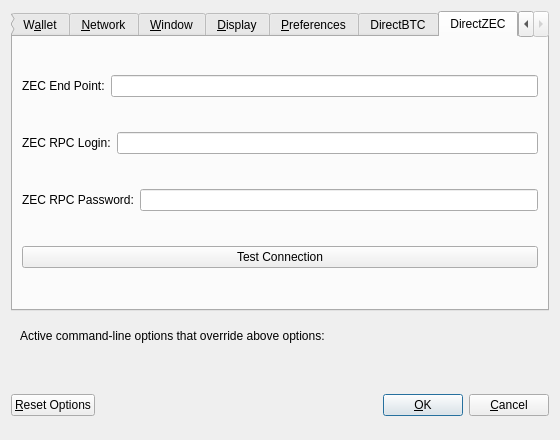
<?xml version="1.0" encoding="UTF-8"?>
<ui version="4.0">
 <class>OptionsDialog</class>
 <widget class="QDialog" name="OptionsDialog">
  <property name="geometry">
   <rect>
    <x>0</x>
    <y>0</y>
    <width>560</width>
    <height>440</height>
   </rect>
  </property>
  <property name="windowTitle">
   <string>Options</string>
  </property>
  <property name="modal">
   <bool>true</bool>
  </property>
  <layout class="QVBoxLayout" name="verticalLayout">
   <item>
    <widget class="QTabWidget" name="tabWidget">
     <property name="currentIndex">
      <number>7</number>
     </property>
     <widget class="QWidget" name="tabMain">
      <attribute name="title">
       <string>&amp;Main</string>
      </attribute>
      <layout class="QVBoxLayout" name="verticalLayout_Main">
       <item>
        <widget class="QCheckBox" name="syscoinAtStartup">
         <property name="toolTip">
          <string>Automatically start Syscoin Core after logging in to the system.</string>
         </property>
         <property name="text">
          <string>&amp;Start Syscoin Core on system login</string>
         </property>
        </widget>
       </item>
       <item>
        <layout class="QHBoxLayout" name="horizontalLayout_2_Main">
         <item>
          <widget class="QLabel" name="databaseCacheLabel">
           <property name="text">
            <string>Size of &amp;database cache</string>
           </property>
           <property name="textFormat">
            <enum>Qt::PlainText</enum>
           </property>
           <property name="buddy">
            <cstring>databaseCache</cstring>
           </property>
          </widget>
         </item>
         <item>
          <widget class="QSpinBox" name="databaseCache"/>
         </item>
         <item>
          <widget class="QLabel" name="databaseCacheUnitLabel">
           <property name="text">
            <string>MB</string>
           </property>
           <property name="textFormat">
            <enum>Qt::PlainText</enum>
           </property>
          </widget>
         </item>
         <item>
          <spacer name="horizontalSpacer_2_Main">
           <property name="orientation">
            <enum>Qt::Horizontal</enum>
           </property>
           <property name="sizeHint" stdset="0">
            <size>
             <width>40</width>
             <height>20</height>
            </size>
           </property>
          </spacer>
         </item>
        </layout>
       </item>
       <item>
        <layout class="QHBoxLayout" name="horizontalLayout_3_Main">
         <item>
          <widget class="QLabel" name="threadsScriptVerifLabel">
           <property name="text">
            <string>Number of script &amp;verification threads</string>
           </property>
           <property name="textFormat">
            <enum>Qt::PlainText</enum>
           </property>
           <property name="buddy">
            <cstring>threadsScriptVerif</cstring>
           </property>
          </widget>
         </item>
         <item>
          <widget class="QSpinBox" name="threadsScriptVerif">
           <property name="toolTip">
            <string>(0 = auto, &lt;0 = leave that many cores free)</string>
           </property>
          </widget>
         </item>
         <item>
          <spacer name="horizontalSpacer_3_Main">
           <property name="orientation">
            <enum>Qt::Horizontal</enum>
           </property>
           <property name="sizeHint" stdset="0">
            <size>
             <width>40</width>
             <height>20</height>
            </size>
           </property>
          </spacer>
         </item>
        </layout>
       </item>
       <item>
        <spacer name="verticalSpacer_Main">
         <property name="orientation">
          <enum>Qt::Vertical</enum>
         </property>
         <property name="sizeHint" stdset="0">
          <size>
           <width>20</width>
           <height>40</height>
          </size>
         </property>
        </spacer>
       </item>
      </layout>
     </widget>
     <widget class="QWidget" name="tabWallet">
      <attribute name="title">
       <string>W&amp;allet</string>
      </attribute>
      <layout class="QVBoxLayout" name="verticalLayout_Wallet">
       <item>
        <widget class="QGroupBox" name="groupBox">
         <property name="title">
          <string>Expert</string>
         </property>
         <layout class="QVBoxLayout" name="verticalLayout_2">
          <item>
           <widget class="QCheckBox" name="coinControlFeatures">
            <property name="toolTip">
             <string>Whether to show coin control features or not.</string>
            </property>
            <property name="text">
             <string>Enable coin &amp;control features</string>
            </property>
           </widget>
          </item>
          <item>
           <widget class="QCheckBox" name="spendZeroConfChange">
            <property name="toolTip">
             <string>If you disable the spending of unconfirmed change, the change from a transaction cannot be used until that transaction has at least one confirmation. This also affects how your balance is computed.</string>
            </property>
            <property name="text">
             <string>&amp;Spend unconfirmed change</string>
            </property>
           </widget>
          </item>
         </layout>
        </widget>
       </item>
       <item>
        <spacer name="verticalSpacer_Wallet">
         <property name="orientation">
          <enum>Qt::Vertical</enum>
         </property>
         <property name="sizeHint" stdset="0">
          <size>
           <width>20</width>
           <height>40</height>
          </size>
         </property>
        </spacer>
       </item>
      </layout>
     </widget>
     <widget class="QWidget" name="tabNetwork">
      <attribute name="title">
       <string>&amp;Network</string>
      </attribute>
      <layout class="QVBoxLayout" name="verticalLayout_Network">
       <item>
        <widget class="QCheckBox" name="mapPortUpnp">
         <property name="toolTip">
          <string>Automatically open the Syscoin client port on the router. This only works when your router supports UPnP and it is enabled.</string>
         </property>
         <property name="text">
          <string>Map port using &amp;UPnP</string>
         </property>
        </widget>
       </item>
       <item>
        <widget class="QCheckBox" name="allowIncoming">
         <property name="toolTip">
          <string>Accept connections from outside</string>
         </property>
         <property name="text">
          <string>Allow incoming connections</string>
         </property>
        </widget>
       </item>
       <item>
        <widget class="QCheckBox" name="connectSocks">
         <property name="toolTip">
          <string>Connect to the Syscoin network through a SOCKS5 proxy.</string>
         </property>
         <property name="text">
          <string>&amp;Connect through SOCKS5 proxy (default proxy):</string>
         </property>
        </widget>
       </item>
       <item>
        <layout class="QHBoxLayout" name="horizontalLayout_1_Network">
         <item>
          <widget class="QLabel" name="proxyIpLabel">
           <property name="text">
            <string>Proxy &amp;IP:</string>
           </property>
           <property name="textFormat">
            <enum>Qt::PlainText</enum>
           </property>
           <property name="buddy">
            <cstring>proxyIp</cstring>
           </property>
          </widget>
         </item>
         <item>
          <widget class="QValidatedLineEdit" name="proxyIp">
           <property name="minimumSize">
            <size>
             <width>140</width>
             <height>0</height>
            </size>
           </property>
           <property name="maximumSize">
            <size>
             <width>140</width>
             <height>16777215</height>
            </size>
           </property>
           <property name="toolTip">
            <string>IP address of the proxy (e.g. IPv4: 127.0.0.1 / IPv6: ::1)</string>
           </property>
          </widget>
         </item>
         <item>
          <widget class="QLabel" name="proxyPortLabel">
           <property name="text">
            <string>&amp;Port:</string>
           </property>
           <property name="textFormat">
            <enum>Qt::PlainText</enum>
           </property>
           <property name="buddy">
            <cstring>proxyPort</cstring>
           </property>
          </widget>
         </item>
         <item>
          <widget class="QLineEdit" name="proxyPort">
           <property name="minimumSize">
            <size>
             <width>55</width>
             <height>0</height>
            </size>
           </property>
           <property name="maximumSize">
            <size>
             <width>55</width>
             <height>16777215</height>
            </size>
           </property>
           <property name="toolTip">
            <string>Port of the proxy (e.g. 9050)</string>
           </property>
          </widget>
         </item>
         <item>
          <spacer name="horizontalSpacer_1_Network">
           <property name="orientation">
            <enum>Qt::Horizontal</enum>
           </property>
           <property name="sizeHint" stdset="0">
            <size>
             <width>40</width>
             <height>20</height>
            </size>
           </property>
          </spacer>
         </item>
        </layout>
       </item>
       <item>
        <layout class="QHBoxLayout" name="horizontalLayout_2_Network">
         <item>
          <widget class="QLabel" name="proxyActiveNets">
           <property name="text">
            <string>Used for reaching peers via:</string>
           </property>
           <property name="textFormat">
            <enum>Qt::PlainText</enum>
           </property>
          </widget>
         </item>
         <item>
          <widget class="QCheckBox" name="proxyReachIPv4">
           <property name="enabled">
            <bool>false</bool>
           </property>
           <property name="toolTip">
            <string>Shows, if the supplied default SOCKS5 proxy is used to reach peers via this network type.</string>
           </property>
           <property name="text">
            <string/>
           </property>
          </widget>
         </item>
         <item>
          <widget class="QLabel" name="proxyReachIPv4Label">
           <property name="text">
            <string>IPv4</string>
           </property>
           <property name="textFormat">
            <enum>Qt::PlainText</enum>
           </property>
          </widget>
         </item>
         <item>
          <widget class="QCheckBox" name="proxyReachIPv6">
           <property name="enabled">
            <bool>false</bool>
           </property>
           <property name="toolTip">
            <string>Shows, if the supplied default SOCKS5 proxy is used to reach peers via this network type.</string>
           </property>
           <property name="text">
            <string/>
           </property>
          </widget>
         </item>
         <item>
          <widget class="QLabel" name="proxyReachIPv6Label">
           <property name="text">
            <string>IPv6</string>
           </property>
           <property name="textFormat">
            <enum>Qt::PlainText</enum>
           </property>
          </widget>
         </item>
         <item>
          <widget class="QCheckBox" name="proxyReachTor">
           <property name="enabled">
            <bool>false</bool>
           </property>
           <property name="toolTip">
            <string>Shows, if the supplied default SOCKS5 proxy is used to reach peers via this network type.</string>
           </property>
           <property name="text">
            <string/>
           </property>
          </widget>
         </item>
         <item>
          <widget class="QLabel" name="proxyReachTorLabel">
           <property name="text">
            <string>Tor</string>
           </property>
           <property name="textFormat">
            <enum>Qt::PlainText</enum>
           </property>
          </widget>
         </item>
         <item>
          <spacer name="horizontalSpacer_2_Network">
           <property name="orientation">
            <enum>Qt::Horizontal</enum>
           </property>
           <property name="sizeHint" stdset="0">
            <size>
             <width>40</width>
             <height>20</height>
            </size>
           </property>
          </spacer>
         </item>
        </layout>
       </item>
       <item>
        <widget class="QCheckBox" name="connectSocksTor">
         <property name="toolTip">
          <string>Connect to the Syscoin network through a separate SOCKS5 proxy for Tor hidden services.</string>
         </property>
         <property name="text">
          <string>Use separate SOCKS5 proxy to reach peers via Tor hidden services:</string>
         </property>
        </widget>
       </item>
       <item>
        <layout class="QHBoxLayout" name="horizontalLayout_3_Network">
         <item>
          <widget class="QLabel" name="proxyIpTorLabel">
           <property name="text">
            <string>Proxy &amp;IP:</string>
           </property>
           <property name="textFormat">
            <enum>Qt::PlainText</enum>
           </property>
           <property name="buddy">
            <cstring>proxyIpTor</cstring>
           </property>
          </widget>
         </item>
         <item>
          <widget class="QValidatedLineEdit" name="proxyIpTor">
           <property name="minimumSize">
            <size>
             <width>140</width>
             <height>0</height>
            </size>
           </property>
           <property name="maximumSize">
            <size>
             <width>140</width>
             <height>16777215</height>
            </size>
           </property>
           <property name="toolTip">
            <string>IP address of the proxy (e.g. IPv4: 127.0.0.1 / IPv6: ::1)</string>
           </property>
          </widget>
         </item>
         <item>
          <widget class="QLabel" name="proxyPortTorLabel">
           <property name="text">
            <string>&amp;Port:</string>
           </property>
           <property name="textFormat">
            <enum>Qt::PlainText</enum>
           </property>
           <property name="buddy">
            <cstring>proxyPortTor</cstring>
           </property>
          </widget>
         </item>
         <item>
          <widget class="QLineEdit" name="proxyPortTor">
           <property name="minimumSize">
            <size>
             <width>55</width>
             <height>0</height>
            </size>
           </property>
           <property name="maximumSize">
            <size>
             <width>55</width>
             <height>16777215</height>
            </size>
           </property>
           <property name="toolTip">
            <string>Port of the proxy (e.g. 9050)</string>
           </property>
          </widget>
         </item>
         <item>
          <spacer name="horizontalSpacer_4_Network">
           <property name="orientation">
            <enum>Qt::Horizontal</enum>
           </property>
           <property name="sizeHint" stdset="0">
            <size>
             <width>40</width>
             <height>20</height>
            </size>
           </property>
          </spacer>
         </item>
        </layout>
       </item>
       <item>
        <spacer name="verticalSpacer_Network">
         <property name="orientation">
          <enum>Qt::Vertical</enum>
         </property>
         <property name="sizeHint" stdset="0">
          <size>
           <width>20</width>
           <height>40</height>
          </size>
         </property>
        </spacer>
       </item>
      </layout>
     </widget>
     <widget class="QWidget" name="tabWindow">
      <attribute name="title">
       <string>&amp;Window</string>
      </attribute>
      <layout class="QVBoxLayout" name="verticalLayout_Window">
       <item>
        <widget class="QCheckBox" name="hideTrayIcon">
         <property name="toolTip">
          <string>&amp;Hide the icon from the system tray.</string>
         </property>
         <property name="text">
          <string>Hide tray icon</string>
         </property>
        </widget>
       </item>
       <item>
        <widget class="QCheckBox" name="minimizeToTray">
         <property name="toolTip">
          <string>Show only a tray icon after minimizing the window.</string>
         </property>
         <property name="text">
          <string>&amp;Minimize to the tray instead of the taskbar</string>
         </property>
        </widget>
       </item>
       <item>
        <widget class="QCheckBox" name="minimizeOnClose">
         <property name="toolTip">
          <string>Minimize instead of exit the application when the window is closed. When this option is enabled, the application will be closed only after selecting Exit in the menu.</string>
         </property>
         <property name="text">
          <string>M&amp;inimize on close</string>
         </property>
        </widget>
       </item>
       <item>
        <spacer name="verticalSpacer_Window">
         <property name="orientation">
          <enum>Qt::Vertical</enum>
         </property>
         <property name="sizeHint" stdset="0">
          <size>
           <width>20</width>
           <height>40</height>
          </size>
         </property>
        </spacer>
       </item>
      </layout>
     </widget>
     <widget class="QWidget" name="tabDisplay">
      <attribute name="title">
       <string>&amp;Display</string>
      </attribute>
      <layout class="QVBoxLayout" name="verticalLayout_Display">
       <item>
        <layout class="QHBoxLayout" name="horizontalLayout_1_Display">
         <item>
          <widget class="QLabel" name="langLabel">
           <property name="text">
            <string>User Interface &amp;language:</string>
           </property>
           <property name="textFormat">
            <enum>Qt::PlainText</enum>
           </property>
           <property name="buddy">
            <cstring>lang</cstring>
           </property>
          </widget>
         </item>
         <item>
          <widget class="QValueComboBox" name="lang">
           <property name="toolTip">
            <string>The user interface language can be set here. This setting will take effect after restarting Syscoin Core.</string>
           </property>
          </widget>
         </item>
        </layout>
       </item>
       <item>
        <layout class="QHBoxLayout" name="horizontalLayout_2_Display">
         <item>
          <widget class="QLabel" name="unitLabel">
           <property name="text">
            <string>&amp;Unit to show amounts in:</string>
           </property>
           <property name="textFormat">
            <enum>Qt::PlainText</enum>
           </property>
           <property name="buddy">
            <cstring>unit</cstring>
           </property>
          </widget>
         </item>
         <item>
          <widget class="QValueComboBox" name="unit">
           <property name="toolTip">
            <string>Choose the default subdivision unit to show in the interface and when sending coins.</string>
           </property>
          </widget>
         </item>
        </layout>
       </item>
       <item>
        <layout class="QHBoxLayout" name="horizontalLayout_3_Display">
         <item>
          <widget class="QLabel" name="thirdPartyTxUrlsLabel">
           <property name="toolTip">
            <string>Third party URLs (e.g. a block explorer) that appear in the transactions tab as context menu items. %s in the URL is replaced by transaction hash. Multiple URLs are separated by vertical bar |.</string>
           </property>
           <property name="text">
            <string>Third party transaction URLs</string>
           </property>
           <property name="buddy">
            <cstring>thirdPartyTxUrls</cstring>
           </property>
          </widget>
         </item>
         <item>
          <widget class="QLineEdit" name="thirdPartyTxUrls">
           <property name="toolTip">
            <string>Third party URLs (e.g. a block explorer) that appear in the transactions tab as context menu items. %s in the URL is replaced by transaction hash. Multiple URLs are separated by vertical bar |.</string>
           </property>
          </widget>
         </item>
        </layout>
       </item>
       <item>
        <spacer name="verticalSpacer_Display">
         <property name="orientation">
          <enum>Qt::Vertical</enum>
         </property>
         <property name="sizeHint" stdset="0">
          <size>
           <width>20</width>
           <height>40</height>
          </size>
         </property>
        </spacer>
       </item>
      </layout>
     </widget>
     <widget class="QWidget" name="tabSyscoin">
      <attribute name="title">
       <string>&amp;Preferences</string>
      </attribute>
      <layout class="QVBoxLayout" name="verticalLayout_3">
       <item>
        <layout class="QHBoxLayout" name="horizontalLayout_4_Pref">
         <item>
          <widget class="QLabel" name="themeLabel">
           <property name="text">
            <string>User Interface Theme:</string>
           </property>
          </widget>
         </item>
         <item>
          <widget class="QComboBox" name="theme">
           <property name="toolTip">
            <string>The user interface theme can be set here. This setting will take effect after restarting Syscoin Core.</string>
           </property>
          </widget>
         </item>
        </layout>
       </item>
       <item>
        <layout class="QHBoxLayout" name="horizontalLayout_Pref">
         <item>
          <widget class="QLabel" name="labelDefaultAlias">
           <property name="text">
            <string>Default Alias:</string>
           </property>
          </widget>
         </item>
         <item>
          <widget class="QLineEdit" name="defaultAlias"/>
         </item>
        </layout>
       </item>
       <item>
        <layout class="QHBoxLayout" name="horizontalLayout_4_Pref_2">
         <item>
          <widget class="QLabel" name="labelDefaultPeg">
           <property name="text">
            <string>Default Peg Alias:</string>
           </property>
          </widget>
         </item>
         <item>
          <widget class="QLineEdit" name="defaultPegAlias"/>
         </item>
        </layout>
       </item>
       <item>
        <layout class="QHBoxLayout" name="horizontalLayout_6_Pref">
         <item>
          <widget class="QLabel" name="labelSafeSearch">
           <property name="text">
            <string>Safe Search:</string>
           </property>
          </widget>
         </item>
         <item>
          <widget class="QComboBox" name="safeSearch">
           <item>
            <property name="text">
             <string>On</string>
            </property>
           </item>
           <item>
            <property name="text">
             <string>Off</string>
            </property>
           </item>
          </widget>
         </item>
        </layout>
       </item>
      </layout>
     </widget>
     <widget class="QWidget" name="tabDirectBTC">
      <attribute name="title">
       <string>DirectBTC</string>
      </attribute>
      <layout class="QVBoxLayout" name="verticalLayout_5">
       <item>
        <layout class="QHBoxLayout" name="horizontalLayout_Pref_3">
         <item>
          <widget class="QLabel" name="labelBTCEndPoint">
           <property name="text">
            <string>BTC End Point:</string>
           </property>
          </widget>
         </item>
         <item>
          <widget class="QLineEdit" name="btcEndPoint"/>
         </item>
        </layout>
       </item>
       <item>
        <layout class="QHBoxLayout" name="horizontalLayout_4_Pref_5">
         <item>
          <widget class="QLabel" name="labelBTCLogin">
           <property name="text">
            <string>BTC RPC Login:</string>
           </property>
          </widget>
         </item>
         <item>
          <widget class="QLineEdit" name="btcRPCLogin"/>
         </item>
        </layout>
       </item>
       <item>
        <layout class="QHBoxLayout" name="horizontalLayout_4_Pref_4">
         <item>
          <widget class="QLabel" name="labelBTCPassword">
           <property name="text">
            <string>BTC RPC Password:</string>
           </property>
          </widget>
         </item>
         <item>
          <widget class="QLineEdit" name="btcRPCPassword"/>
         </item>
        </layout>
       </item>
       <item>
        <widget class="QPushButton" name="testZECButton">
         <property name="text">
          <string>Test Connection</string>
         </property>
        </widget>
       </item>
      </layout>
     </widget>
     <widget class="QWidget" name="tabDirectZEC">
      <attribute name="title">
       <string>DirectZEC</string>
      </attribute>
      <layout class="QVBoxLayout" name="verticalLayout_6">
       <item>
        <layout class="QHBoxLayout" name="horizontalLayout_Pref_4">
         <item>
          <widget class="QLabel" name="labelZECEndPoint">
           <property name="text">
            <string>ZEC End Point:</string>
           </property>
          </widget>
         </item>
         <item>
          <widget class="QLineEdit" name="zecEndPoint"/>
         </item>
        </layout>
       </item>
       <item>
        <layout class="QHBoxLayout" name="horizontalLayout_4_Pref_7">
         <item>
          <widget class="QLabel" name="labelZECLogin">
           <property name="text">
            <string>ZEC RPC Login:</string>
           </property>
          </widget>
         </item>
         <item>
          <widget class="QLineEdit" name="zecRPCLogin"/>
         </item>
        </layout>
       </item>
       <item>
        <layout class="QHBoxLayout" name="horizontalLayout_4_Pref_6">
         <item>
          <widget class="QLabel" name="labelZECRPCPassword">
           <property name="text">
            <string>ZEC RPC Password:</string>
           </property>
          </widget>
         </item>
         <item>
          <widget class="QLineEdit" name="zecRPCPassword"/>
         </item>
        </layout>
       </item>
       <item>
        <widget class="QPushButton" name="testBTCButton">
         <property name="text">
          <string>Test Connection</string>
         </property>
        </widget>
       </item>
      </layout>
     </widget>
    </widget>
   </item>
   <item>
    <widget class="QFrame" name="frame">
     <layout class="QVBoxLayout" name="verticalLayout_Bottom">
      <item>
       <layout class="QHBoxLayout" name="horizontalLayout_Bottom">
        <item>
         <widget class="QLabel" name="overriddenByCommandLineInfoLabel">
          <property name="text">
           <string>Active command-line options that override above options:</string>
          </property>
          <property name="textFormat">
           <enum>Qt::PlainText</enum>
          </property>
         </widget>
        </item>
        <item>
         <spacer name="horizontalSpacer_Bottom">
          <property name="orientation">
           <enum>Qt::Horizontal</enum>
          </property>
          <property name="sizeHint" stdset="0">
           <size>
            <width>40</width>
            <height>20</height>
           </size>
          </property>
         </spacer>
        </item>
       </layout>
      </item>
      <item>
       <widget class="QLabel" name="overriddenByCommandLineLabel">
        <property name="text">
         <string/>
        </property>
        <property name="textFormat">
         <enum>Qt::PlainText</enum>
        </property>
        <property name="wordWrap">
         <bool>true</bool>
        </property>
       </widget>
      </item>
     </layout>
    </widget>
   </item>
   <item>
    <layout class="QHBoxLayout" name="horizontalLayout_Buttons">
     <item>
      <widget class="QPushButton" name="resetButton">
       <property name="toolTip">
        <string>Reset all client options to default.</string>
       </property>
       <property name="text">
        <string>&amp;Reset Options</string>
       </property>
       <property name="autoDefault">
        <bool>false</bool>
       </property>
      </widget>
     </item>
     <item>
      <spacer name="horizontalSpacer_1">
       <property name="orientation">
        <enum>Qt::Horizontal</enum>
       </property>
       <property name="sizeHint" stdset="0">
        <size>
         <width>40</width>
         <height>48</height>
        </size>
       </property>
      </spacer>
     </item>
     <item>
      <widget class="QLabel" name="statusLabel">
       <property name="minimumSize">
        <size>
         <width>200</width>
         <height>0</height>
        </size>
       </property>
       <property name="font">
        <font>
         <weight>75</weight>
         <bold>true</bold>
        </font>
       </property>
       <property name="text">
        <string/>
       </property>
       <property name="textFormat">
        <enum>Qt::PlainText</enum>
       </property>
       <property name="wordWrap">
        <bool>true</bool>
       </property>
      </widget>
     </item>
     <item>
      <spacer name="horizontalSpacer_2">
       <property name="orientation">
        <enum>Qt::Horizontal</enum>
       </property>
       <property name="sizeHint" stdset="0">
        <size>
         <width>40</width>
         <height>48</height>
        </size>
       </property>
      </spacer>
     </item>
     <item>
      <widget class="QPushButton" name="okButton">
       <property name="text">
        <string>&amp;OK</string>
       </property>
       <property name="autoDefault">
        <bool>false</bool>
       </property>
       <property name="default">
        <bool>true</bool>
       </property>
      </widget>
     </item>
     <item>
      <widget class="QPushButton" name="cancelButton">
       <property name="text">
        <string>&amp;Cancel</string>
       </property>
       <property name="autoDefault">
        <bool>false</bool>
       </property>
      </widget>
     </item>
    </layout>
   </item>
  </layout>
 </widget>
 <customwidgets>
  <customwidget>
   <class>QValidatedLineEdit</class>
   <extends>QLineEdit</extends>
   <header>qvalidatedlineedit.h</header>
  </customwidget>
  <customwidget>
   <class>QValueComboBox</class>
   <extends>QComboBox</extends>
   <header>qvaluecombobox.h</header>
  </customwidget>
 </customwidgets>
 <resources/>
 <connections/>
</ui>
